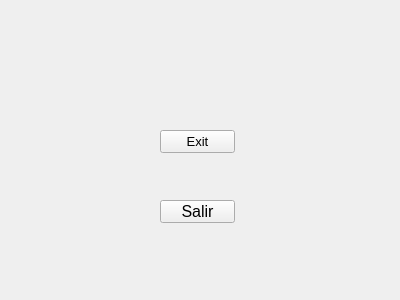
<?xml version="1.0" encoding="UTF-8"?>
<ui version="4.0">
 <class>Demo</class>
 <widget class="QWidget" name="Demo">
  <property name="geometry">
   <rect>
    <x>0</x>
    <y>0</y>
    <width>400</width>
    <height>300</height>
   </rect>
  </property>
  <property name="windowTitle">
   <string>Demo</string>
  </property>
  <widget class="QPushButton" name="btn_Close">
   <property name="geometry">
    <rect>
     <x>160</x>
     <y>200</y>
     <width>75</width>
     <height>23</height>
    </rect>
   </property>
   <property name="font">
    <font>
     <pointsize>12</pointsize>
    </font>
   </property>
   <property name="text">
    <string>Salir</string>
   </property>
  </widget>
  <widget class="QPushButton" name="btn_exit">
   <property name="geometry">
    <rect>
     <x>160</x>
     <y>130</y>
     <width>75</width>
     <height>23</height>
    </rect>
   </property>
   <property name="font">
    <font>
     <pointsize>10</pointsize>
    </font>
   </property>
   <property name="text">
    <string>Exit</string>
   </property>
  </widget>
 </widget>
 <resources/>
 <connections/>
</ui>
